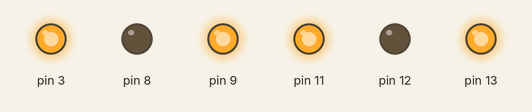
This sketch was run on a simulated Arduino Uno, built with avr-gcc and run on an emulated ATmega328P. Parts: output pins drawn as LEDs (lit = HIGH).

Above: at 36.0 s.
Timing chart, 0 to 36.3 s (numbered marks = the images above):
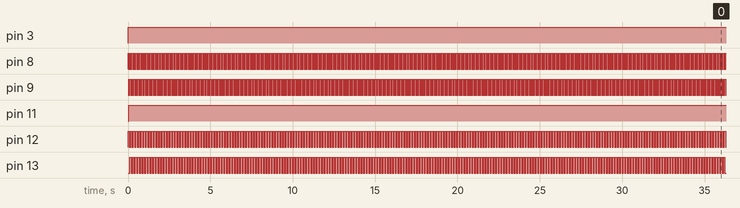

The sketch:

Stepper_v3_ino.ino
```cpp
#include <Wire.h>

int delaylength= 40;
int i = 0;
int UD = 0;

void setup()
{
  pinMode(12, OUTPUT);
  pinMode(13, OUTPUT);
  pinMode(9, OUTPUT);
  pinMode(8, OUTPUT);
}

void loop()
{
  UD = 1; //analogRead(0) - 28;
  if (UD > 0)
  {
    digitalWrite(9, LOW);
    digitalWrite(8, HIGH);
    digitalWrite(12, HIGH);
    analogWrite(3, 1023);
    delay(delaylength / abs(UD));
    digitalWrite(9, HIGH);
    digitalWrite(8, LOW);
    digitalWrite(13, LOW);
    analogWrite(11, 1023);
    delay(delaylength / abs(UD));
    digitalWrite(9, LOW);
    digitalWrite(8, HIGH);
    digitalWrite(12, LOW);
    analogWrite(3, 1023);
    delay(delaylength / abs(UD));
    digitalWrite(9, HIGH);
    digitalWrite(8, LOW);
    digitalWrite(13, HIGH);
    analogWrite(11, 1023);
    delay(delaylength / abs(UD));
  }
  if (UD < 0)
  {
    digitalWrite(9, LOW);
    digitalWrite(8, HIGH);
    digitalWrite(12, HIGH);
    analogWrite(3, 1023);
    delay(delaylength / abs(UD));
    digitalWrite(9, HIGH);
    digitalWrite(8, LOW);
    digitalWrite(13, HIGH);
    analogWrite(11, 1023);
    delay(delaylength / abs(UD));
    digitalWrite(9, LOW);
    digitalWrite(8, HIGH);
    digitalWrite(12, LOW);
    analogWrite(3, 1023);
    delay(delaylength / abs(UD));
    digitalWrite(9, HIGH);
    digitalWrite(8, LOW);
    digitalWrite(13, LOW);
    analogWrite(11, 1023);
    delay(delaylength / abs(UD));
  }
}
```

Measured:
- by itself, pin 3: LOW → HIGH at 0.00 s
- by itself, pin 8, pin 9: alternates HIGH for 0.04 s and LOW for 0.04 s
- by itself, pin 11: LOW → HIGH at 0.04 s
- by itself, pin 12, pin 13: alternates HIGH for 0.08 s and LOW for 0.08 s
